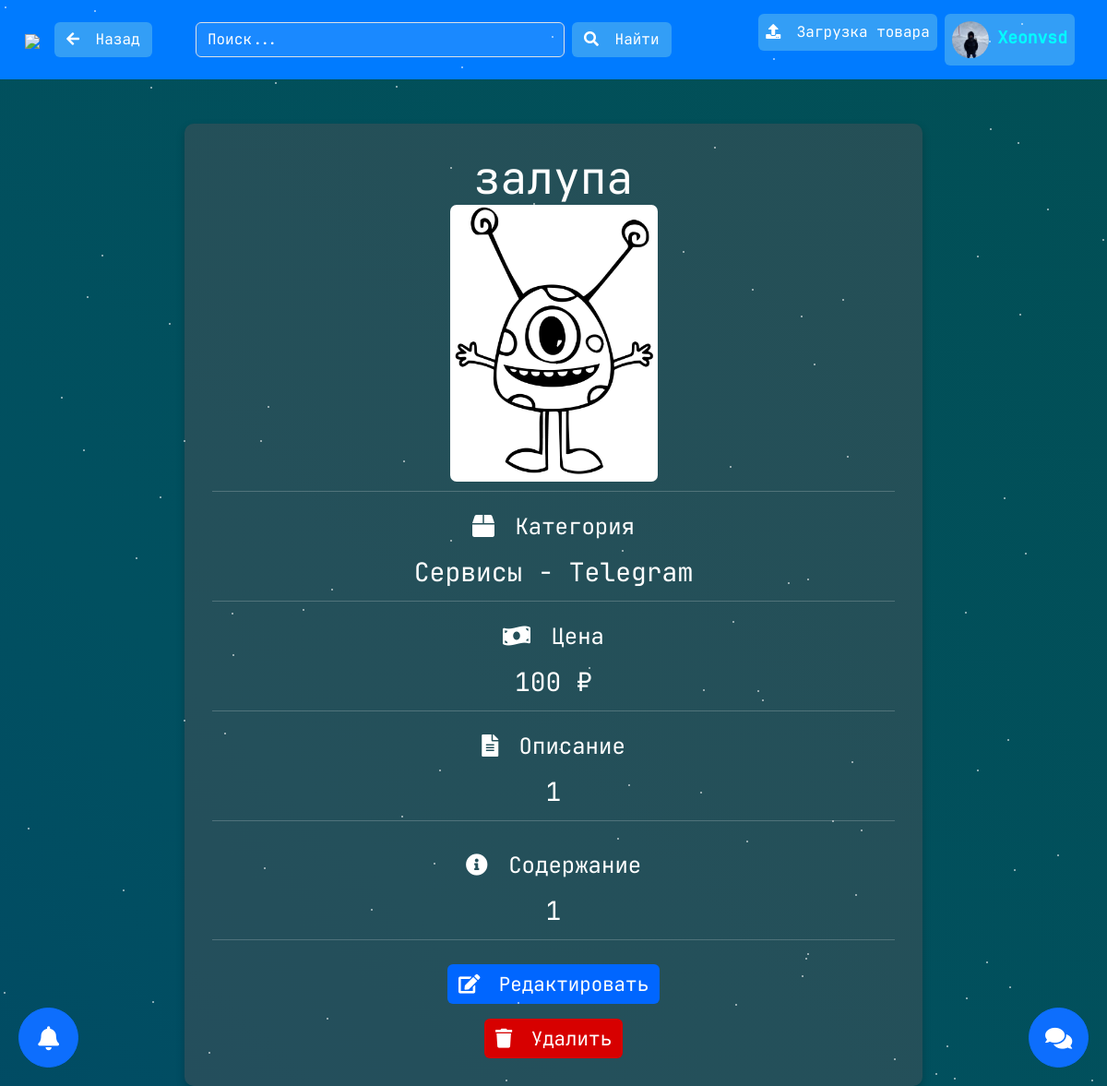
The page /category/services/1/2 (signed in) on the database its author committed.
### data/users.py (models this page shows, shortened)
class User(db_session.SqlAlchemyBase, UserMixin):
    __tablename__ = 'users'
    id = sqlalchemy.Column(
        sqlalchemy.Integer, primary_key=True, autoincrement=True
    )
    username = sqlalchemy.Column(
        sqlalchemy.String, nullable=True
    )
    email = sqlalchemy.Column(
        sqlalchemy.String, index=True, unique=True, nullable=True
    )
    balance = sqlalchemy.Column(
        sqlalchemy.Integer, default=0
    )
    hold = sqlalchemy.Column(
        sqlalchemy.Integer, default=0
    )
    hashed_password = sqlalchemy.Column(
        sqlalchemy.String, nullable=True
    )
    ya_id = sqlalchemy.Column(
        sqlalchemy.Integer, nullable=True
    )
    avatar = sqlalchemy.Column(
        sqlalchemy.Integer, default=0
    )
    good_reviews = sqlalchemy.Column(
        sqlalchemy.Integer, default=0
    )
    bad_reviews = sqlalchemy.Column(
        sqlalchemy.Integer, default=0
    )
    avatar = sqlalchemy.Column(
        sqlalchemy.Integer, default=0
    )
    created_date = sqlalchemy.Column(
        sqlalchemy.Integer, default=int(time.time())
    )
    last_activity = sqlalchemy.Column(
        sqlalchemy.Integer, default=int(time.time())
    )

### data/items.py (models this page shows)
class Item(db_session.SqlAlchemyBase):
    __tablename__ = 'items'
    id = sqlalchemy.Column(
        sqlalchemy.Integer, primary_key=True, autoincrement=True
    )
    name = sqlalchemy.Column(
        sqlalchemy.String, nullable=True
    )
    about = sqlalchemy.Column(
        sqlalchemy.String, nullable=True
    )
    content = sqlalchemy.Column(
        sqlalchemy.String, nullable=True
    )
    file = sqlalchemy.Column(
        sqlalchemy.String, nullable=True
    )
    owner = sqlalchemy.Column(
        sqlalchemy.Integer
    )
    category_name = sqlalchemy.Column(
        sqlalchemy.String, nullable=True
    )
    subcategory_id = sqlalchemy.Column(
        sqlalchemy.Integer
    )
    amount = sqlalchemy.Column(
        sqlalchemy.Integer
    )
    buyer = sqlalchemy.Column(
        sqlalchemy.Integer
    )
    created_date = sqlalchemy.Column(
        sqlalchemy.Integer, default=int(time.time())
    )

### data/subcategories.py (models this page shows)
class SubCat(db_session.SqlAlchemyBase):
    __tablename__ = 'subcats'
    id = sqlalchemy.Column(
        sqlalchemy.Integer, primary_key=True, autoincrement=True
    )
    name = sqlalchemy.Column(
        sqlalchemy.String, nullable=True
    )
    category = sqlalchemy.Column(
        sqlalchemy.String, nullable=True
    )

### run.py (the view, shortened to what this page needs)
@app.route('/category/<cat>/<sub_id>/<item_id>')
def loadItemCard(cat, sub_id, item_id):
    if current_user.is_authenticated and current_user.id == 0:
        return redirect('/chats')
    db_sess = db_session.create_session()
    try:
        item = db_sess.query(Item).filter(Item.id == int(item_id)).first()
        subcat = db_sess.query(SubCat).filter(SubCat.id == int(sub_id)).first()
        if item and subcat and cat in list(cats().keys()):
            owner = db_sess.query(User).filter(User.id == item.owner).first()
            buyer = db_sess.query(User).filter(User.id == item.buyer).first()
            if not item.buyer or current_user.id in [item.buyer, owner.id]:
                return render_template(
                    'card.html', item=item, cat=cats()[cat],
                    subcat=subcat.name, owner=owner, buyer=buyer,
                    backed=f'/category/{cat}/{sub_id}'
                )
        abort(404)
    except Exception as e:
        db_sess.rollback()
        print(f'Item Error: {e}')
        return jsonify({'err': str(e)})
    finally:
        db_sess.close()

### api/alerts.py (called while the page is built)
def format_timestamp(timestamp):
    dt_object = datetime.datetime.fromtimestamp(timestamp)
    now = datetime.datetime.now()
    today = datetime.datetime(now.year, now.month, now.day)
    yesterday = today - datetime.timedelta(days=1)
    month_names_ru = {
        1: "Января", 2: "Февраля", 3: "Марта", 4: "Апреля", 5: "Мая", 6: "Июня",
        7: "Июля", 8: "Августа", 9: "Сентября", 10: "Октября", 11: "Ноября", 12: "Декабря"
    }
    if dt_object >= today:
        return "Сегодня в " + dt_object.strftime("%H:%M")
    elif dt_object >= yesterday:
        return "Вчера в " + dt_object.strftime("%H:%M")
    else:
        day = dt_object.day
        month = month_names_ru[dt_object.month]
        return f"{day} {month} в {dt_object.strftime('%H:%M')}"

@blueprint.app_context_processor
def utility_processor():
    def getAlerts():
        db_sess = db_session.create_session()
        res = db_sess.query(Alert).filter(or_(
            Alert.owner == current_user.id,
            Alert.owner == 0
        )).all()
        db_sess.close()
        unread = sum([1 for i in res if i.read == 0])
        return [
            '<hr class="my-1">'.join(list(reversed([f'<div class="notification-item p-2"><strong>{i.header}</strong><p style="margin-top: 7px;">{i.content}</p><i>{format_timestamp(i.created_date)}</i></div>' for i in res]))),
            unread
        ]
    return dict(getAlerts=getAlerts)

### api/chats.py (called while the page is built)
def getData() -> list:
    with open('chats.json', 'r', encoding='utf-8') as f:
        return json.load(f)

def getUnreads():
    data = getData()
    total = 0
    for i in data:
        if current_user.id in i['users']:
            for j in i['messages']:
                if j['to'] == current_user.id:
                    if j['unread']:
                        total += 1
    return total

@blueprint.app_context_processor
def utility_processor():
    def getUnr():
        return getUnreads()
    return dict(getUnr=getUnr)

### data/db_session.py (called while the page is built)
def create_session() -> Session:
    global __factory
    return __factory()

### run.py (called while the page is built)
@login_manager.user_loader
def load_user(user_id):
    db_sess = db_session.create_session()
    user = db_sess.query(User).get(user_id)
    db_sess.close()
    return user

@app.context_processor
def utility_processor():
    def getToken():
        return mod.createAuthToken({'id': current_user.id})
    return dict(getToken=getToken)

def cats() -> dict:
    with open('categories.json', 'r', encoding='utf-8') as f:
        return json.load(f)

### templates/card.html (shortened to what this page needs)
{% extends "base.html" %}
{% block content %}
</head>
<body>
<div class="container product-container text-center">
    <h1 class="card-title" style="margin: 0 auto;">{{ item.name }}</h1>
    <img src="{{ url_for('static', filename='images/items/' + item.id|string + '.png') }}" class="product-image" style="border-radius: 7px;">
    <div class="separator"></div>
    <div class="section-title">
        <i class="fa fa-box" aria-hidden="true"></i>
        <span class="ms-2">Категория</span>
    </div>
    <span class="fs-3">{{ cat }} - {{ subcat }}</span>
    <div class="separator"></div>
    <div class="section-title">
        <i class="fa fa-money-bill-wave" aria-hidden="true"></i>
        <span class="ms-2">Цена</span>
    </div>
    <span class="fs-3">{{ item.amount }} ₽</span>
    <div class="separator"></div>
    <div class="section-title">
        <i class="fa fa-file-alt" aria-hidden="true"></i>
        <span class="ms-2">Описание</span>
    </div>
    <span class="fs-3">{{ item.about }}</span>
    <div class="button-container d-flex flex-column">
        <div class="separator"></div>
        {% if (owner.id != current_user.id and not buyer and buyer.id != current_user.id) or not current_user.is_authenticated %}
            <a href="/category/{{ item.category_name }}/{{ item.subcategory_id }}/{{ item.id }}?action=buy" class="btn btn-buy mt-3" id="buyTarget">
                <i class="fa fa-shopping-cart" aria-hidden="true"></i>
                <span class="ms-2">Приобрести</span>
            </a>
        {% else %}
            {% if current_user.id == owner.id or current_user.id == buyer.id %}
                <div class="section-title">
                    <i class="fa fa-info-circle" aria-hidden="true"></i>
                    <span class="ms-2">Содержание</span>
                </div>
                <span class="fs-3">{{ item.content }}</span>
                <div class="separator"></div>
            {% endif %}
            {% if not buyer and owner.id == current_user.id %}
                <a href="/upload?action=edit&id={{ item.id }}" class="btn btn-edit mt-3">
                    <i class="fa fa-edit" aria-hidden="true"></i>
                    <span class="ms-2">Редактировать</span>
                </a>
                <a href="/delete?id={{ item.id }}" class="btn btn-delete mt-3">
                    <i class="fa fa-trash" aria-hidden="true"></i>
                    <span class="ms-2">Удалить</span>
                </a>
            {% endif %}
        {% endif %}
    </div>
</div>
{% endblock %}

### templates/base.html (shortened to what this page needs)
<!DOCTYPE html>
<html lang="ru">
<head>
    <link href="https://cdn.jsdelivr.net/npm/bootstrap@5.3.0-alpha1/dist/css/bootstrap.min.css" rel="stylesheet">
    <link rel="stylesheet" href="https://cdnjs.cloudflare.com/ajax/libs/font-awesome/5.15.3/css/all.min.css">
</head>
<body>
<nav class="navbar navbar-expand-lg navbar-light">
    <div class="container-fluid">
        <a class="navbar-brand" href="/">
            <img src="{{ url_for('static', filename='images/logo.png') }}" style="width: 70px; height: auto;">
        </a>
        {% if backed %}
            <a class="btn btn-custom" href="{{ backed }}" style="color: #ffffff;">
                <i class="fa fa-arrow-left"></i>
                <span class="ms-2">Назад</span>
            </a>
        {% endif %}
        <div class="collapse navbar-collapse" id="navbarNav">
            {% if current_user.id != 0 %}
                <form class="d-flex mx-auto" action="/search">
                    <input class="form-control search-input me-2" type="search" name="query" placeholder="Поиск..." aria-label="Search" required>
                    <button class="btn btn-custom" type="submit">
                        <i class="fa fa-search"></i>
                        <span class="ms-2">Найти</span>
                    </button>
                </form>
            {% endif %}
            <ul class="navbar-nav ms-auto">
                {% if current_user.is_authenticated %}
                    {% if current_user.id != 0 %}
                        <li class="nav-item me-2">
                            <a class="nav-link btn btn-custom" href="/upload">
                                <i class="fa fa-upload"></i>
                                <span class="ms-2">Загрузка товара</span>
                            </a>
                        </li>
                        {% endif %}
                    <li class="nav-item me-2">
                        <a class="nav-link btn btn-custom" href="/cabinet">
                            {% if current_user.avatar == 1 %}
                                <img src="{{ url_for('static', filename='images/avatars/' + current_user.id|string + '.png') }}" class="rounded-circle" style="width: 40px; height: 40px;">
                            {% else %}
                                <img src="{{ url_for('static', filename='images/avatars/default.png') }}" class="rounded-circle" style="width: 40px; height: 40px;">
                            {% endif %}
                            <span class="username">{{ current_user.username }}</span>
                        </a>
                    </li>
                {% endif %}
            </ul>
        </div>
    </div>
</nav>
<div class="container mt-5">
    <div id="toast-container" class="position-fixed top-0 end-0 p-3">
    </div>
</div>
{% if current_user.is_authenticated %}
    {% set unreads = getUnr() %}
    <a onclick="return false;" id="notificationButton" class="btn btn-primary rounded-circle alerts-button" title="Уведомления">
        <i class="fas fa-bell"></i>
    </a>
    <a href="/chats" class="btn btn-primary rounded-circle support-button" title="Мессенджер">
        <i class="fas fa-comments"></i>
    </a>
{% endif %}
{% block content %}{% endblock %}
</body>
</html>

### templates/base.html (style rules this page uses)
* { font-family: 'JB-Regular'; }
.navbar { padding: 15px; background-color: #007bff; }
.navbar-brand img { height: 40px; }
.search-input { width: 400px; box-shadow: 0 0 3px rgba(0, 0, 0, 0); outline: none; background-color: rgba(255, 251, 251, 0.1); }
.search-input::placeholder { color: #ffffff; }
.btn-custom { background-color: #339ef6; color: #ffffff; }
body { margin: 0; height: 100vh; background: linear-gradient(45deg, #013e70, #015060, #014e4efe, #012964); background-size: 400% 400%; animation: gradientAnimation 15s ease infinite; }
h1 { color: white; text-align: center; margin-top: 20%; font-size: 3em; }
.support-button { position: fixed; bottom: 20px; right: 20px; width: 65px; height: 65px; display: flex; justify-content: center; align-items: center; font-size: 26px; z-index: 1000; }
.alerts-button { position: fixed; bottom: 20px; left: 20px; width: 65px; height: 65px; display: flex; justify-content: center; align-items: center; font-size: 26px; z-index: 1000; }
.username { font-weight: bold; font-size: 18px; background: aqua; -webkit-background-clip: text; -webkit-text-fill-color: transparent; background-size: 700%; }

### templates/card.html (style rules this page uses)
.product-container { margin: 10px auto; max-width: 800px; text-align: center; padding: 30px; background-color: rgba(73, 80, 87, 0.5); border-radius: 10px; box-shadow: 0 4px 10px rgba(0, 0, 0, 0.2); color: white; word-wrap: break-word; }
.product-image { max-width: 100%; max-height: 300px; height: auto; width: auto; object-fit: contain; }
.section-title { font-size: 1.5rem; margin: 20px 0 10px; }
.separator { height: 1px; background-color: rgba(255, 255, 255, 0.2); margin: 10px 0; }
.btn-edit { background-color: #0066ff; border: none; color: white; font-size: 1.3rem; max-width: fit-content; margin: auto; }
.btn-delete { background-color: #d70000; border: none; color: white; font-size: 1.3rem; max-width: fit-content; margin: auto; }

### rows shown on the page
User: username "Xeonvsd"
Item: name "залупа", amount "100", about "1", content "1"
SubCat: name "Telegram"

### other values the page prints
{{ cat }} "Сервисы"
